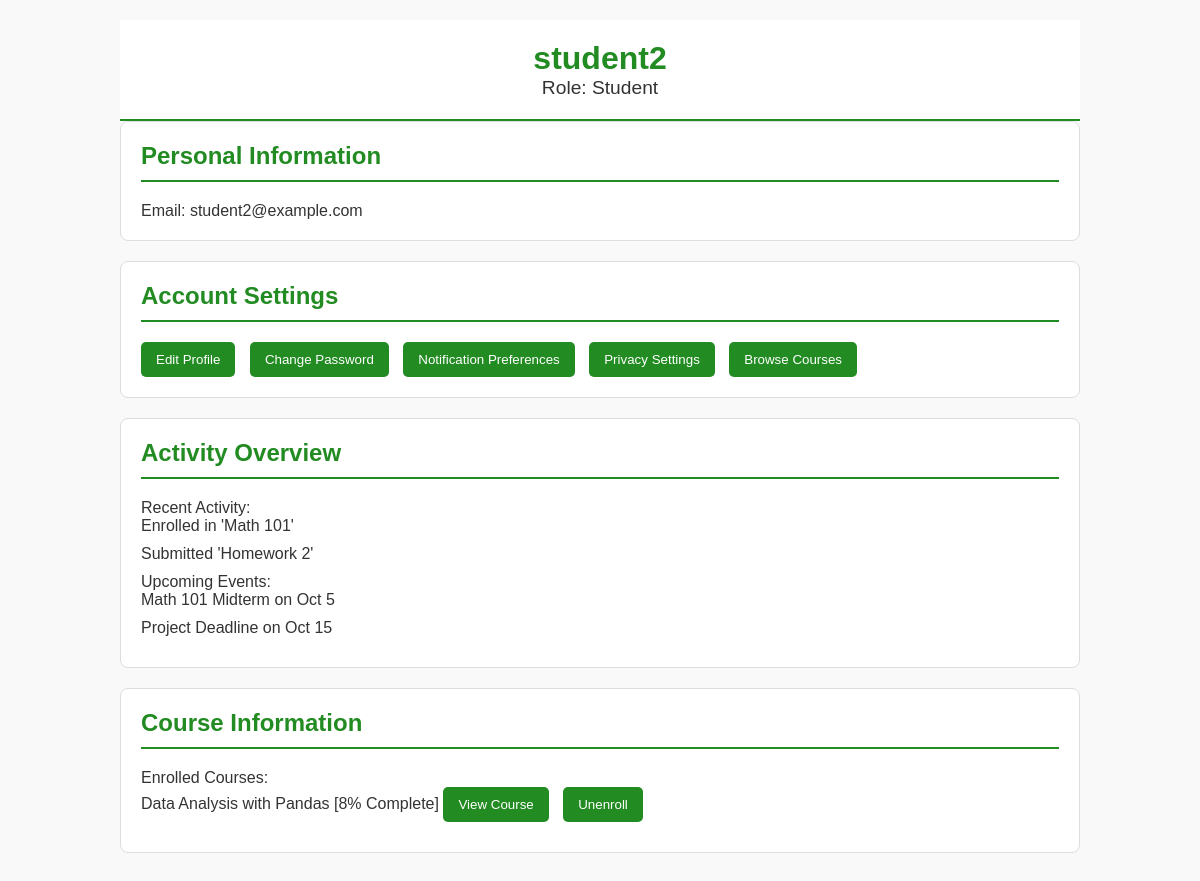
The app's page /studentprofile (signed in) with its own data.
### models.py (models this page shows)
class User(db.Model):
    id = db.Column(db.Integer, primary_key=True)
    username = db.Column(db.String(150), nullable=False, unique=True)
    email = db.Column(db.String(150), nullable=False, unique=True)
    password = db.Column(db.String(150), nullable=False)
    enrollments = db.relationship('Enrollment', back_populates='user', cascade="all, delete-orphan")
    progress = db.relationship('Progress', back_populates='user', cascade="all, delete-orphan")

class Progress(db.Model):
    id = db.Column(db.Integer, primary_key=True)
    user_id = db.Column(db.Integer, db.ForeignKey('user.id'), nullable=False)
    course_id = db.Column(db.Integer, db.ForeignKey('course.id'), nullable=False)
    completed_lessons = db.Column(db.Integer, default=0)
    completed_assignments = db.Column(db.Integer, default=0)
    test_scores = db.Column(db.Float, nullable=True)
    user = db.relationship('User', back_populates='progress')
    course = db.relationship('Course', back_populates='progress')

class Course(db.Model):
    id = db.Column(db.Integer, primary_key=True)
    title = db.Column(db.String(200), nullable=False)
    description = db.Column(db.Text, nullable=False)
    enrollments = db.relationship('Enrollment', back_populates='course', cascade="all, delete-orphan")
    progress = db.relationship('Progress', back_populates='course', cascade="all, delete-orphan")

### app.py (the view)
@app.route('/studentprofile')
def student_profile():
    if 'username' in session and 'email' in session:
        user = User.query.filter_by(username=session['username']).first()
        enrolled_courses = db.session.query(Course, Progress).join(Progress).filter(
            Progress.user_id == user.id
        ).all()
        courses_data = [{'id': course.id, 'title': course.title, 'progress': progress.completed_lessons}
                        for course, progress in enrolled_courses]
        recent_activities = ["Enrolled in 'Math 101'", "Submitted 'Homework 2'"]
        upcoming_events = ["Math 101 Midterm on Oct 5", "Project Deadline on Oct 15"]
        return render_template('studentprofile.html',
                               username=user.username,
                               email=user.email,
                               enrolled_courses=courses_data,
                               recent_activities=recent_activities,
                               upcoming_events=upcoming_events)
    else:
        flash('Please sign in to view your profile.')
        return redirect(url_for('index'))

### app.py (called while the page is built)
@app.after_request
def add_cache_control_header(response):
    response.headers['Cache-Control'] = 'no-cache, no-store, must-revalidate'
    response.headers['Pragma'] = 'no-cache'
    response.headers['Expires'] = '0'
    return response

### templates/studentprofile.html (shortened to what this page needs)
<!DOCTYPE html>
<html lang="en">
<head>
    <link rel="stylesheet" href="/static/css/studentprofile.css">
    <link rel="stylesheet" href="{{ url_for('static', filename='css/common.css') }}">
</head>
<body>
    <div class="container">
        <header class="header">
            <h1 class="name" id="profileName">{{ username }}</h1>
            <p class="role">Role: Student</p>
        </header>
        <section class="personal-info">
            <h2>Personal Information</h2>
            <p>Email: <span id="email">{{ email }}</span></p>
        </section>
        <section class="account-settings">
            <h2>Account Settings</h2>
            <button class="settings-btn">Edit Profile</button>
            <button class="settings-btn">Change Password</button>
            <button class="settings-btn">Notification Preferences</button>
            <button class="settings-btn">Privacy Settings</button>
            <a href="{{ url_for('course_bp.courses') }}">
                <button class="settings-btn">Browse Courses</button>
            </a>
        </section>
        <section class="activity-overview">
            <h2>Activity Overview</h2>
            <div class="activity">
                <p>Recent Activity:</p>
                <ul>
                    {% for activity in recent_activities %}
                        <li>{{ activity }}</li>
                    {% endfor %}
                </ul>
            </div>
            <div class="events">
                <p>Upcoming Events:</p>
                <ul>
                    {% for event in upcoming_events %}
                        <li>{{ event }}</li>
                    {% endfor %}
                </ul>
            </div>
        </section>
        <section class="course-info">
            <h2>Course Information</h2>
            <div class="courses">
                <p>Enrolled Courses:</p>
                {% if enrolled_courses %}
                <ul>
                    {% for course in enrolled_courses %}
                        <li>
                            {{ course.title }} [{{ course.progress }}% Complete]
                            <a href="{{ url_for('course_bp.course_details', course_id=course.id) }}">
                                <button>View Course</button>
                            </a>
                            <form action="{{ url_for('course_bp.unenroll', course_id=course.id) }}" method="POST" style="display:inline;">
                                <button type="submit" onclick="return confirm('Are you sure you want to unenroll from {{ course.title }}?');">
                                    Unenroll
                                </button>
                            </form>
                        </li>
                    {% endfor %}
                </ul>
            {% else %}
                <p>You are not enrolled in any courses.</p>
            {% endif %}
            </div>
        </section>
    </div>
</body>
</html>

### static/css/studentprofile.css (style rules this page uses)
body, h1, h2, p, ul, li, button { margin: 0; padding: 0; box-sizing: border-box; }
body { font-family: Arial, sans-serif; background-color: #f9f9f9; color: #333; }
.container { width: 80%; margin: 0 auto; padding: 20px; }
.header { text-align: center; background-color: #fff; padding: 20px; border-bottom: 2px solid #228B22; }
.header .name { font-size: 2em; color: #228B22; }
.header .role { font-size: 1.2em; }
section { background-color: #fff; padding: 20px; margin-bottom: 20px; border: 1px solid #ddd; border-radius: 8px; }
h2 { border-bottom: 2px solid #228B22; padding-bottom: 10px; margin-bottom: 20px; color: #228B22; }
button { background-color: #228B22; color: #fff; border: none; padding: 10px 15px; border-radius: 5px; cursor: pointer; margin-right: 10px; }
a { color: #228B22; text-decoration: none; }
ul { list-style-type: none; }
ul li { margin-bottom: 10px; }

### records on screen
User: username "student2", email "student2@example.com"
Progress: title "Data Analysis with Pandas", progress "8"

### other values on screen
{{ activity }} "Enrolled in 'Math 101'" "Submitted 'Homework 2'"
{{ event }} "Math 101 Midterm on Oct 5" "Project Deadline on Oct 15"
